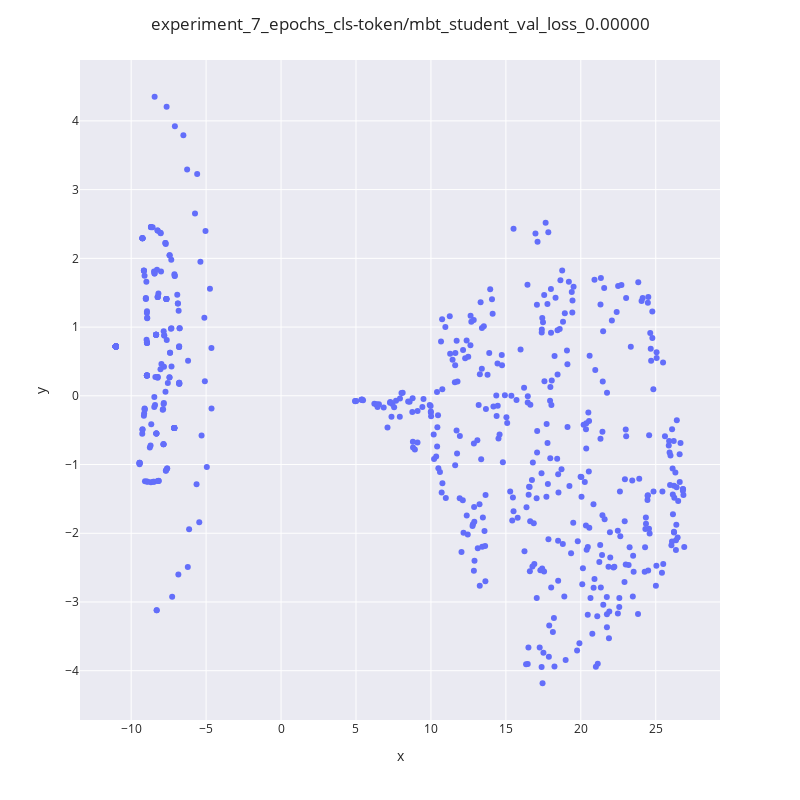

Here is the notebook cell this chart was saved with:
### Code cell
chkpt_name = "experiment_7_epochs_cls-token/mbt_student_val_loss_0.00000"
pkl_path = f"saved_models/{chkpt_name}.pkl"
with open(pkl_path, "rb") as fh:
    embeddings_obj = pickle.load(fh)

embeddings_cleaned = clean_nans(embeddings_obj)
plot_embeddings(embeddings_cleaned, chkpt_name)

### Figure 1 — Plotly figure (JSON) as saved in the notebook; plotly's stock layout.template omitted (floating-point values rounded to 4 significant figures; data arrays with more than 128 entries replaced by an {"elided": "..."} marker saying what was removed)
{"data": [{"customdata": {"elided": "648x1 str values"}, "hovertemplate": "x=%{x}<br>y=%{y}<br>labels=%{customdata[0]}<extra></extra>", "legendgroup": "", "marker": {"color": "#636efa", "symbol": "circle"}, "mode": "markers", "name": "", "orientation": "v", "showlegend": false, "type": "scatter", "x": {"elided": "648 float values"}, "xaxis": "x", "y": {"elided": "648 float values"}, "yaxis": "y"}], "layout": {"autosize": false, "height": 800, "legend": {"tracegroupgap": 0}, "margin": {"t": 60}, "title": {"text": "experiment_7_epochs_cls-token/mbt_student_val_loss_0.00000"}, "width": 800, "xaxis": {"anchor": "y", "domain": [0, 1], "title": {"text": "x"}}, "yaxis": {"anchor": "x", "domain": [0, 1], "title": {"text": "y"}}}}
